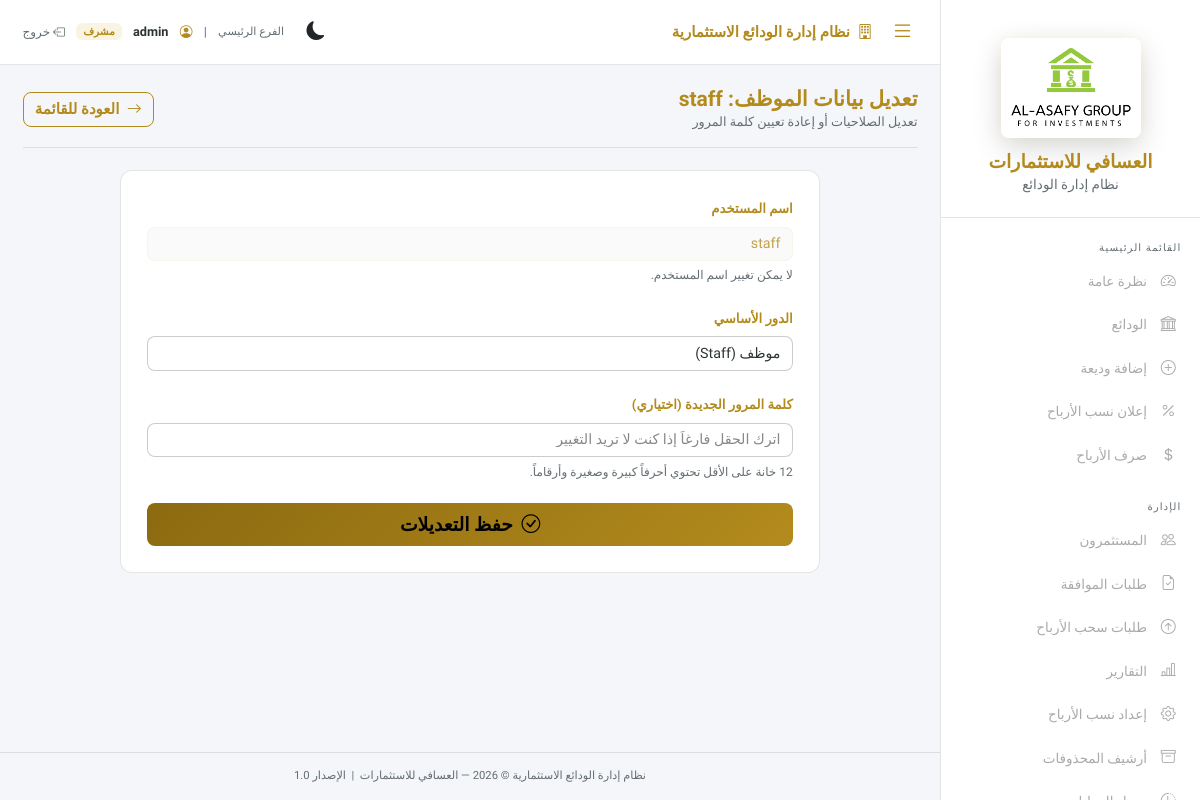
The page /user_edit.php?id=2 (signed in) on the database its author committed.
### tables this page shows
CREATE TABLE IF NOT EXISTS `users` (
  `id`              INT UNSIGNED NOT NULL AUTO_INCREMENT,
  `investor_id`     INT UNSIGNED NULL,
  `role`            ENUM('admin','staff','investor') NOT NULL DEFAULT 'investor',
  `username`        VARCHAR(100) NOT NULL,
  `password_hash`   VARCHAR(255) NOT NULL,
  `session_version` INT UNSIGNED NOT NULL DEFAULT 1,
  `created_by`      INT UNSIGNED NULL,
  `last_login_at`   DATETIME NULL,
  `created_at`      DATETIME NOT NULL DEFAULT CURRENT_TIMESTAMP,
  `updated_at`      DATETIME NOT NULL DEFAULT CURRENT_TIMESTAMP ON UPDATE CURRENT_TIMESTAMP,
  PRIMARY KEY (`id`),
  UNIQUE KEY `uq_username` (`username`),
  CONSTRAINT `fk_users_investor` FOREIGN KEY (`investor_id`) REFERENCES `investors` (`id`) ON DELETE SET NULL
);

### public/user_edit.php (the view, shortened to what this page needs)
<?php
$pdo = getPDO();
$userId = (int) ($_GET['id'] ?? 0);
$stmt = $pdo->prepare("SELECT * FROM users WHERE id = ? AND role IN ('admin', 'staff')");
$stmt->execute([$userId]);
$user = $stmt->fetch();
$pageTitle = 'تعديل بيانات الموظف: ' . htmlspecialchars($user['username']);
include __DIR__ . '/../includes/header.php';
include __DIR__ . '/../includes/sidebar.php';
?>
<div class="main-wrapper">
    <?php include __DIR__ . '/../includes/topbar.php'; ?>
    <div class="page-content">
        <div class="page-header">
            <div>
                <h1 class="page-title">
                    <?= $pageTitle ?>
                </h1>
                <p class="page-subtitle">تعديل الصلاحيات أو إعادة تعيين كلمة المرور</p>
            </div>
            <a href="users.php" class="btn btn-outline-gold">
                <i class="bi bi-arrow-right me-1"></i> العودة للقائمة
            </a>
        </div>
        <div class="form-card mx-auto" style="max-width: 700px;">
            <form method="POST">
                <div class="mb-4">
                    <label class="form-label">اسم المستخدم</label>
                    <input type="text" class="form-control" value="<?= htmlspecialchars($user['username']) ?>" disabled>
                    <div class="form-text text-muted">لا يمكن تغيير اسم المستخدم.</div>
                </div>
                <div class="mb-4">
                    <label class="form-label">الدور الأساسي</label>
                    <select name="role" class="form-select" required>
                        <option value="staff" <?= ($user['role'] === 'staff') ? 'selected' : '' ?>>موظف (Staff)</option>
                    </select>
                </div>
                <div class="mb-4">
                    <label class="form-label">كلمة المرور الجديدة (اختياري)</label>
                    <input type="password" name="password" class="form-control"
                        placeholder="اترك الحقل فارغاً إذا كنت لا تريد التغيير">
                    <div class="form-text text-muted">12 خانة على الأقل تحتوي أحرفاً كبيرة وصغيرة وأرقاماً.</div>
                </div>
                <div class="d-grid">
                    <button type="submit" class="btn btn-gold btn-lg">
                        <i class="bi bi-check-circle me-1"></i> حفظ التعديلات
                    </button>
                </div>
            </form>
        </div>
    </div>
    <?php include __DIR__ . '/../includes/footer.php'; ?>

### public/assets/css/theme.css (style rules this page uses)
:root, [data-theme="dark"] { --bg-base: #0b0b0b; --bg-surface: #111111; --bg-card: #181818; --bg-sidebar: #0d0d0d; --gold: #d4af37; --gold-light: #f0d060; --gold-dark: #a08020; --gold-muted: rgba(212, 175, 55, 0.15); --text-primary: #f8f8f8; --text-muted: #b0b0b0; --border: rgba(212, 175, 55, 0.25); --danger: #e74c3c; --success: #27ae60; --info: #2980b9; --warning: #e67e22; --sidebar-w: 260px; --sidebar-collapsed-w: 80px; --custom-table-bg: var(--bg-card); --custom-table-border: var(--border); --custom-table-stripe: rgba(212, 175, 55, 0.04); --custom-table-hover-bg: #222222; --custom-table-hover-color: #ffffff; --custom-table-color: var(--text-primary); --custom-table-header-bg: rgba(212, 175, 55, 0.1); --custom-table-header-color: var(--gold); --custom-input-bg: #1a1a1a; --custom-input-border: var(--border); --custom-input-color: #ffffff; --custom-input-hover-bg: #282828; --custom-input-disabled-bg: #0a0a0a; }
[data-theme="light"] { --bg-base: #f4f6f9; --bg-surface: #ffffff; --bg-card: #ffffff; --bg-sidebar: #ffffff; --gold: #b38b1d; --gold-light: #d4af37; --gold-dark: #8c6a10; --gold-muted: rgba(212, 175, 55, 0.15); --text-primary: #2d3436; --text-muted: #636e72; --border: rgba(0, 0, 0, 0.1); --custom-table-bg: #ffffff; --custom-table-border: rgba(0, 0, 0, 0.1); --custom-table-stripe: rgba(0, 0, 0, 0.02); --custom-table-hover-bg: rgba(212, 175, 55, 0.05); --custom-table-hover-color: #000000; --custom-table-color: #2d3436; --custom-table-header-bg: rgba(212, 175, 55, 0.1); --custom-table-header-color: #b38b1d; --custom-input-bg: #ffffff; --custom-input-border: rgba(0, 0, 0, 0.2); --custom-input-color: #2d3436; --custom-input-hover-bg: #fdfdfd; --custom-input-disabled-bg: #f9f9f9; }
*, *::before, *::after { box-sizing: border-box; }
html { font-size: 15px; }
body { font-family: 'Tajawal', sans-serif; background: var(--bg-base); color: var(--text-primary); direction: rtl; min-height: 100vh; margin: 0; }
a { color: var(--gold); text-decoration: none; }
.main-wrapper { margin-right: var(--sidebar-w); flex: 1; display: flex; flex-direction: column; min-height: 100vh; transition: margin-right 0.3s cubic-bezier(0.4, 0, 0.2, 1); }
.page-content { padding: 1.5rem; flex: 1; }
.page-header { margin-bottom: 1.5rem; padding-bottom: 1rem; border-bottom: 1px solid var(--border); display: flex; align-items: center; justify-content: space-between; }
.page-title { font-size: 1.4rem; font-weight: 700; color: var(--gold); margin: 0; }
.page-subtitle { color: var(--text-muted); font-size: 0.85rem; margin: 0; }
.form-card { background: var(--bg-card); border: 1px solid var(--border); border-radius: 12px; padding: 1.75rem; }
.form-label { font-size: 0.88rem; font-weight: 600; color: var(--gold); margin-bottom: 0.5rem; }
.form-text { color: #999 !important; font-size: 0.8rem; margin-top: 0.35rem; }
.form-control, .form-select { background: var(--custom-input-bg); border: 1px solid var(--custom-input-border); color: var(--custom-input-color); border-radius: 8px; font-family: 'Tajawal', sans-serif; font-size: 0.95rem; transition: border-color 0.2s, box-shadow 0.2s, background-color 0.2s; }
.form-control::placeholder { color: #888; }
.form-control:disabled, .form-control[readonly], .form-select:disabled { background-color: var(--custom-input-disabled-bg) !important; color: var(--gold) !important; border-color: rgba(212, 175, 55, 0.1); cursor: not-allowed; opacity: 0.8; }
.btn-gold { background: linear-gradient(135deg, var(--gold-dark), var(--gold)); color: #000; font-weight: 700; border: none; border-radius: 8px; font-family: 'Tajawal', sans-serif; transition: all 0.25s; }
.btn-outline-gold { background: transparent; border: 1px solid var(--gold); color: var(--gold); border-radius: 8px; font-family: 'Tajawal', sans-serif; font-weight: 600; transition: all 0.2s; }
.text-muted { color: var(--text-muted) !important; }

### rows shown on the page
users: username "تعديل بيانات الموظف: staff", username "staff", role "موظف (Staff)"

### other values the page prints
$label "نظرة عامة الودائع إضافة وديعة إعلان نسب الأرباح صرف الأرباح المستثمرون طلبات الموافقة طلبات سحب الأرباح التقارير إعداد نسب الأرباح أرشيف المحذوفات"
currentUsername() "admin"
